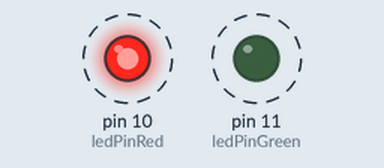
Bench run of a sketch on a simulated Arduino Uno, built with avr-gcc and run on an emulated ATmega328P. Parts: output pins drawn as LEDs (lit = HIGH). Dashed ring = blinking.

Above: at 0.5 s.
Timing chart, 0 to 4.6 s (numbered marks = the images above):
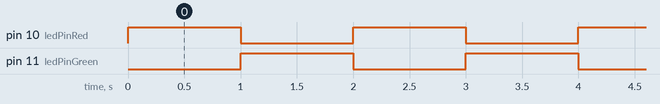

Measured:
- by itself, pin 10 (ledPinRed), pin 11 (ledPinGreen): alternates HIGH for 1.0 s and LOW for 1.0 s

The sketch:

Blink4.ino
```cpp
int ledPinRed   = 10;
int ledPinGreen = 11;
int timeArduinoLedIsON  = 2000;
int timeArduinoLedIsOFF = timeArduinoLedIsON / 2;
void setup() {
  pinMode(ledPinGreen, OUTPUT);
  pinMode(ledPinRed, OUTPUT);
}
void loop() {
  digitalWrite(ledPinRed, HIGH);
  digitalWrite(ledPinGreen, LOW);
  delay(1000);
  digitalWrite(ledPinRed, LOW);
  digitalWrite(ledPinGreen, HIGH);
  delay(1000);
}
```
